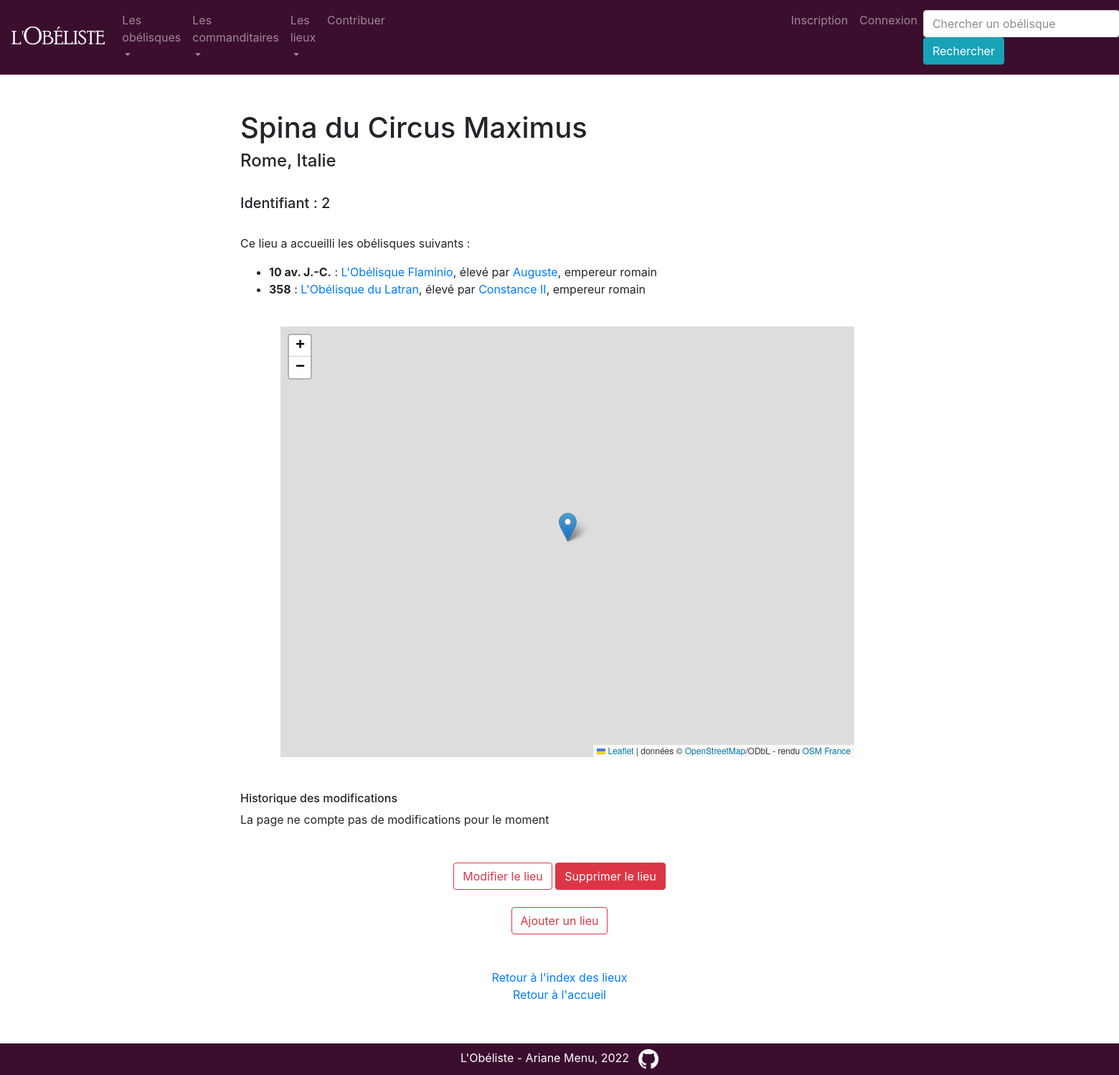
The app's page /lieu/2 with its own data.
### app/modeles/donnees.py (models this page shows, shortened)
class Localisation(db.Model):
    localisation_id = db.Column(db.Integer, unique=True, nullable=False, primary_key=True, autoincrement=True)
    localisation_lieu = db.Column(db.Text)
    localisation_ville = db.Column(db.Text)
    localisation_pays = db.Column(db.Text)
    localisation_longitude = db.Column(db.Text)
    localisation_latitude = db.Column(db.Text)
    erige = db.relationship("Erige", back_populates="localisation")
    authorships = db.relationship("Authorship", back_populates="localisation")

class Erige(db.Model):
    __tablename__ = "erige"
    erige_id = db.Column(db.Integer, unique=True, nullable=False, primary_key=True, autoincrement=True)
    erige_id_obelisque = db.Column(db.Integer, db.ForeignKey('obelisque.obelisque_id'))
    erige_id_personne = db.Column(db.Integer, db.ForeignKey('personne.personne_id'))
    erige_id_localisation = db.Column(db.Integer, db.ForeignKey('localisation.localisation_id'))
    erige_date = db.Column(db.Text)
    erige_actuel = db.Column(db.Integer, default=0)
    obelisque = db.relationship("Obelisque", back_populates="erige")
    personne = db.relationship("Personne", back_populates="erige")
    localisation = db.relationship("Localisation", back_populates="erige")
    authorships = db.relationship("Authorship", back_populates="erige")

class Obelisque(db.Model):
    obelisque_id = db.Column(db.Integer, unique=True, nullable=False, primary_key=True, autoincrement=True)
    obelisque_nom = db.Column(db.Text)
    obelisque_hauteur = db.Column(db.Float)
    obelisque_hauteur_avec_base = db.Column(db.Float)
    obelisque_materiau = db.Column(db.Text)
    obelisque_type_commande = db.Column(db.Text)
    obelisque_notice = db.Column(db.Text)
    obelisque_inscription_latine = db.Column(db.Text)
    obelisque_inscription_latine_traduite = db.Column(db.Text)
    obelisque_bibliographie = db.Column(db.Text)
    obelisque_image_url = db.Column(db.Text)
    obelisque_image_auteur = db.Column(db.Text)
    obelisque_image_licence = db.Column(db.Text)
    obelisque_image_licence_url = db.Column(db.Text)
    erige = db.relationship("Erige", back_populates="obelisque")
    authorships = db.relationship("Authorship", back_populates="obelisque")

class Personne(db.Model):
    personne_id = db.Column(db.Integer, unique=True, nullable=False, primary_key=True, autoincrement=True)
    personne_nom = db.Column(db.Text)
    personne_fonction = db.Column(db.Text)
    personne_nationalite = db.Column(db.Text)
    erige = db.relationship("Erige", back_populates="personne")
    authorships = db.relationship("Authorship", back_populates="personne")

### app/routes/generic.py (the view)
@app.route("/lieu/<int:localisation_id>")
def localisation(localisation_id):
    localisation = Localisation.query.filter(Localisation.localisation_id == localisation_id).first_or_404()
    erige = Erige.query.filter(Erige.erige_id_localisation == localisation_id).order_by(Erige.erige_date)
    return render_template("pages/lieu.html", localisation=localisation, erige=erige)

### app/templates/pages/lieu.html (shortened to what this page needs)
{% extends "conteneur.html" %}
{% block corps %}
<div class="centrer_contenu">
    <h1>{{localisation.localisation_lieu}}</h1>
    <h4>{{localisation.localisation_ville}}, {{localisation.localisation_pays}}</h4>
    <br>
    <h5>Identifiant : {{localisation.localisation_id}}</h5>
    <br>
    <div>
        <p>Ce lieu a accueilli les obélisques suivants :</p>
            <ul>
            {% for erige in erige %}
                <li><b>{{erige.erige_date}}</b> : <a href="{{url_for('obelisque', obelisque_id=erige.obelisque.obelisque_id)}}">{{erige.obelisque.obelisque_nom}}</a>, élevé par <a href="{{url_for('personne', personne_id=erige.personne.personne_id)}}">{{erige.personne.personne_nom}}</a>{% if erige.personne.personne_fonction %}, {{erige.personne.personne_fonction}}{% endif %} {% if erige.personne.personne_fonction %}{{erige.personne.personne_nationalite}}{% endif %}</li>
            {% endfor %}
            </ul>
    </div>
    <br>
    {% if localisation.localisation_latitude %}
        <div class="carte" id="map" style="width: 800px; height: 600px">
        </div>
    {% endif %}
    <br>
    <br>
    <div>
        <h6>Historique des modifications</h6>
        {% if localisation.authorships %}
            {% for modification in localisation.authorships %}
                <li>{{modification.user.user_nom}} | {{modification.authorship_date.strftime('%d/%m/%Y, %H:%M')}}</li>
            {% endfor %}
        {% else %}
        <span>La page ne compte pas de modifications pour le moment</span>
        {% endif %}
    </div>
    <br>
    <br>
    <div align="center">
        <a href="{{url_for('localisation_update', localisation_id=localisation.localisation_id)}}" class="btn btn-outline-danger">Modifier le lieu</a>
        <a href="{{url_for('localisation_delete', localisation_id=localisation.localisation_id)}}" class="btn btn-danger">Supprimer le lieu</a>
        <br>
        <br>
        <a href="{{url_for('localisation_add')}}" class="btn btn-outline-danger">Ajouter un lieu</a>
    </div>
    <br>
    <div align="center">
        <br>
        <a href="{{url_for('index_lieux')}}">Retour à l'index des lieux</a>
        <br>
        <a href="{{url_for('accueil')}}">Retour à l'accueil</a>
    </div>
</div>
{% endblock %}

### app/templates/conteneur.html (style rules this page uses)
.centrer_contenu { margin-left: 110px; margin-right: 110px; }
.carte { margin-left: 56px; }

### records on screen
Localisation: localisation_lieu "Spina du Circus Maximus", localisation_ville "Rome", localisation_pays "Italie", localisation_id "2"
Erige: erige_date "10 av. J.-C.", obelisque.obelisque_nom "L'Obélisque Flaminio", personne.personne_nom "Auguste", personne.personne_fonction "empereur", personne.personne_nationalite "romain"
Erige: erige_date "358", obelisque.obelisque_nom "L'Obélisque du Latran", personne.personne_nom "Constance II", personne.personne_fonction "empereur", personne.personne_nationalite "romain"
